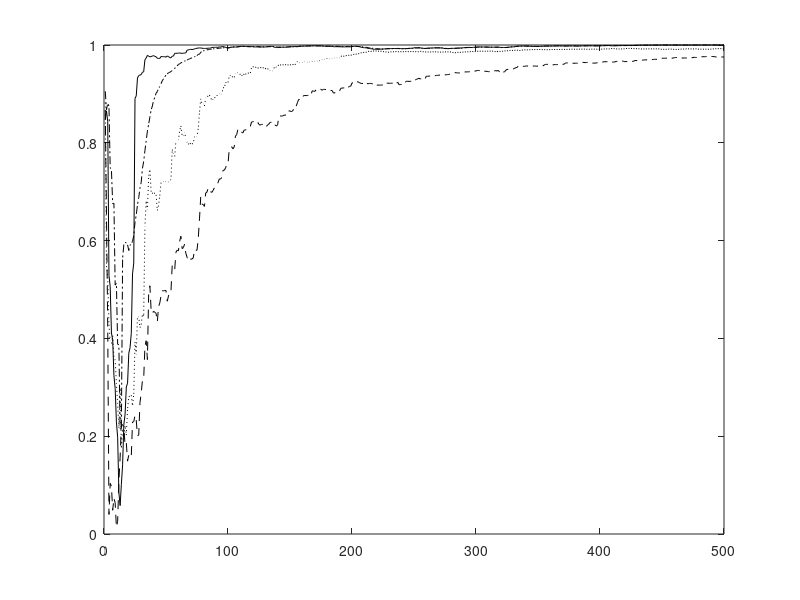

The MATLAB source for this figure: (Note: this script raises an error after producing the figure.)
% Speedup of the Adaptive EVD Algorithm 
% Compare Our Steepest Descent, Yang's PASTd, Bannour/Sadjadi's RLS, Fu/Dowling's CGET1

function evdW;

clear all; close all; 

% Number of samples N and dimension D
nSamples = 500;
nDim = 10;
nEA = 4;
nEpochs = 1;
randn('state',0);
rand('state',0);

% Generate the covX random matrices
if 0
covX = ...
[ 0.0910   0.0380  -0.0530  -0.0050   0.0100  -0.1360   0.1550   0.0300   0.0020   0.0320 ; ...
  0.0380   0.3730   0.0180  -0.0280  -0.0110  -0.3670   0.1540  -0.0570  -0.0310  -0.0650 ; ...
 -0.0530   0.0180   1.4300   0.0170   0.0550  -0.4500  -0.0380  -0.2980  -0.0410  -0.0300 ; ...
 -0.0050  -0.0280   0.0170   0.0840  -0.0050   0.0160   0.0420  -0.0220   0.0010   0.0050 ; ...
  0.0100  -0.0110   0.0550  -0.0050   0.0710   0.0880   0.0580  -0.0690  -0.0080   0.0030 ; ...
 -0.1360  -0.3670  -0.4500   0.0160   0.0880   5.7200  -0.5440  -0.2480   0.0050   0.0950 ; ...
  0.1550   0.1540  -0.0380   0.0420   0.0580  -0.5440   2.7500  -0.3430  -0.0110  -0.1200 ; ...
  0.0300  -0.0570  -0.2980  -0.0220  -0.0690  -0.2480  -0.3430   1.4500   0.0780   0.0280 ; ...
  0.0020  -0.0310  -0.0410   0.0010  -0.0080   0.0050  -0.0110   0.0780   0.0670   0.0150 ; ...
  0.0320  -0.0650  -0.0300   0.0050   0.0030   0.0950  -0.1200   0.0280   0.0150   0.3410 ];

covX = ...
[ 0.4270   0.0110  -0.0050  -0.0250   0.0890  -0.0790  -0.0190   0.0740   0.0890   0.0050 ; ...
  0.0110   5.6900  -0.0690  -0.2820  -0.7310   0.0900  -0.1240   0.1000   0.4320  -0.1030 ; ...
 -0.0050  -0.0690   0.0800   0.0980   0.0450  -0.0410   0.0230   0.0220  -0.0350   0.0120 ; ...
 -0.0250  -0.2820   0.0980   2.8000  -0.1070   0.1500  -0.1930   0.0950  -0.2260   0.0460 ; ...
  0.0890  -0.7310   0.0450  -0.1070   3.4400   0.2530   0.2510   0.3160   0.0390  -0.0100 ; ...
 -0.0790   0.0900  -0.0410   0.1500   0.2530   2.2700  -0.1800   0.2950  -0.0390  -0.1130 ; ...
 -0.0190  -0.1240   0.0230  -0.1930   0.2510  -0.1800   0.3270   0.0270   0.0260  -0.0160 ; ...
  0.0740   0.1000   0.0220   0.0950   0.3160   0.2950   0.0270   0.7270  -0.0960  -0.0170 ; ...
  0.0890   0.4320  -0.0350  -0.2260   0.0390  -0.0390   0.0260  -0.0960   0.7150  -0.0090 ; ...
  0.0050  -0.1030   0.0120   0.0460  -0.0100  -0.1130  -0.0160  -0.0170  -0.0090   0.0650 ];

covX = ...
[ 0.3350   0.0260  -0.0510  -0.0120   0.0790   0.0170   0.0290   0.0080   0.0770  -0.0300 ; ...
  0.0260   0.0910   0.0110  -0.0100   0.0060  -0.0140  -0.0020  -0.0230   0.0110   0.0350 ; ...
 -0.0510   0.0110   0.0780   0.0000   0.0160   0.0030   0.0300  -0.0350  -0.0030  -0.0490 ; ...
 -0.0120  -0.0100   0.0000   0.0820  -0.0030  -0.0260  -0.0250  -0.0290  -0.0150   0.0250 ; ...
  0.0790   0.0060   0.0160  -0.0030   0.7970   0.1940  -0.0370  -0.0230   0.0590  -0.1450 ; ...
  0.0170  -0.0140   0.0030  -0.0260   0.1940   1.5000   0.0140  -0.1040   0.1140  -0.2290 ; ...
  0.0290  -0.0020   0.0300  -0.0250  -0.0370   0.0140   0.2770  -0.0300  -0.0770  -0.0510 ; ...
  0.0080  -0.0230  -0.0350  -0.0290  -0.0230  -0.1040  -0.0300   0.3170   0.0220   0.0100 ; ...
  0.0770   0.0110  -0.0030  -0.0150   0.0590   0.1140  -0.0770   0.0220   0.5380   0.0340 ; ...
 -0.0300   0.0350  -0.0490   0.0250  -0.1450  -0.2290  -0.0510   0.0100   0.0340   0.6680 ];

covX = ...
[ 0.0840  -0.0120   0.0010   0.0150  -0.0040   0.0240  -0.0110   0.0270   0.0730  -0.0120 ; ...
 -0.0120   0.7930   0.0000   0.1970   0.0310  -0.0260   0.0500   0.0790   0.1450  -0.0270 ; ...
  0.0010   0.0000   0.0660  -0.0230   0.0110  -0.0170   0.0390  -0.0020   0.0170  -0.0040 ; ...
  0.0150   0.1970  -0.0230   0.7280  -0.0030  -0.0150   0.1210   0.0900   0.0800   0.0410 ; ...
 -0.0040   0.0310   0.0110  -0.0030   0.0800  -0.0010  -0.0070   0.0230  -0.0140  -0.0230 ; ...
  0.0240  -0.0260  -0.0170  -0.0150  -0.0010   0.3360  -0.1470  -0.0370   0.3020  -0.0520 ; ...
 -0.0110   0.0500   0.0390   0.1210  -0.0070  -0.1470   1.4500  -0.1320  -0.2300  -0.1370 ; ... 
  0.0270   0.0790  -0.0020   0.0900   0.0230  -0.0370  -0.1320   0.3200   0.2380   0.0170 ; ...
  0.0730   0.1450   0.0170   0.0800  -0.0140   0.3020  -0.2300   0.2380   2.9300  -0.0570 ; ...
 -0.0120  -0.0270  -0.0040   0.0410  -0.0230  -0.0520  -0.1370   0.0170  -0.0570   0.3040 ];

covX = ...
[ 0.0900   0.0010  -0.0080  -0.1910  -0.0070   0.0410  -0.0300  -0.0580   0.0220   0.0320 ; ...
  0.0010   0.0920  -0.0110   0.0080  -0.0140  -0.0020   0.0120  -0.0100  -0.0210  -0.0020 ; ...
 -0.0080  -0.0110   0.0820   0.0820   0.0140  -0.0200  -0.0580   0.1050   0.0040   0.0230 ; ...
 -0.1910   0.0080   0.0820   5.6800  -0.0960  -0.0150   0.6460   0.2190  -0.2380   0.2180 ; ...
 -0.0070  -0.0140   0.0140  -0.0960   0.0760  -0.0350  -0.0400  -0.0230   0.0270  -0.0140 ; ...
  0.0410  -0.0020  -0.0200  -0.0150  -0.0350   0.4580   0.1380  -0.2510   0.0120   0.0390 ; ...
 -0.0300   0.0120  -0.0580   0.6460  -0.0400   0.1380   1.8200  -0.1830  -0.0020   0.1170 ; ...
 -0.0580  -0.0100   0.1050   0.2190  -0.0230  -0.2510  -0.1830   4.0700  -0.4640   0.1470 ; ...
  0.0220  -0.0210   0.0040  -0.2380   0.0270   0.0120  -0.0020  -0.4640   0.2630   0.0540 ; ...
  0.0320  -0.0020   0.0230   0.2180  -0.0140   0.0390   0.1170   0.1470   0.0540   0.3870 ];

covX = 20*[0.091 0.038 -.053 -.005 0.010; ...
           0.038 0.373 0.018 -.028 -.011; ...
           -.053 0.018 1.430 0.017 0.055; ...
           -.005 -.028 0.017 0.084 -.005; ...
           0.010 -.011 0.055 -.005 0.071];
end

covX = 2*...
[ 0.0910   0.0380  -0.0530  -0.0050   0.0100  -0.1360   0.1550   0.0300   0.0020   0.0320 ; ...
  0.0380   0.3730   0.0180  -0.0280  -0.0110  -0.3670   0.1540  -0.0570  -0.0310  -0.0650 ; ...
 -0.0530   0.0180   1.4300   0.0170   0.0550  -0.4500  -0.0380  -0.2980  -0.0410  -0.0300 ; ...
 -0.0050  -0.0280   0.0170   0.0840  -0.0050   0.0160   0.0420  -0.0220   0.0010   0.0050 ; ...
  0.0100  -0.0110   0.0550  -0.0050   0.0710   0.0880   0.0580  -0.0690  -0.0080   0.0030 ; ...
 -0.1360  -0.3670  -0.4500   0.0160   0.0880   5.7200  -0.5440  -0.2480   0.0050   0.0950 ; ...
  0.1550   0.1540  -0.0380   0.0420   0.0580  -0.5440   2.7500  -0.3430  -0.0110  -0.1200 ; ...
  0.0300  -0.0570  -0.2980  -0.0220  -0.0690  -0.2480  -0.3430   1.4500   0.0780   0.0280 ; ...
  0.0020  -0.0310  -0.0410   0.0010  -0.0080   0.0050  -0.0110   0.0780   0.0670   0.0150 ; ...
  0.0320  -0.0650  -0.0300   0.0050   0.0030   0.0950  -0.1200   0.0280   0.0150   0.3410 ];
    
% Compute data
[V1,D1] = eig(covX);
[d,in] = sort(diag(D1));
V = zeros(nDim,nDim);
D = zeros(nDim,nDim);
for i = 1 : nDim
   V(:,i) = V1(:,in(nDim+1-i));
   D(i,i) = D1(in(nDim+1-i),in(nDim+1-i));
end
x(1:nDim,1:nSamples) = V*sqrt(D)*randn(nDim,nSamples);

% Compute Corrl matrix and eigen vectors
corX = zeros(nDim,nDim);
for i = 1 : nSamples
   corX = corX + x(:,i)*x(:,i)'/nSamples;
end
[V1,D1] = eig(corX);
[di,in] = sort(diag(D1));
V = zeros(nDim,nDim);
D = zeros(nDim,nDim);
for i = 1 : nDim
   V(:,i) = V1(:,in(nDim+1-i));
   D(i,i) = D1(in(nDim+1-i),in(nDim+1-i));
end
corX
V
diag(D)'

% Initial Values for Steepest Descent and Xu's Alg.
A = zeros(nDim,nDim);
W1 = 0.1 * ones(nDim,nEA);
I  = eye(nDim,nDim);

% Initial Values for PASTd
W2 = 0.1 * ones(nDim,nEA);
d = 0.2*ones(1,nEA);
y = zeros(1,nEA);
E = zeros(nDim,nEA);
XX = zeros(nDim,nEA+1);
beta = 1.0;

% Initial Values of RLS - Bannour/Sadjadi
W3 = 0.1 * ones(nDim,nEA);
h = zeros(1,nEA);
K = zeros(1,nEA);
P = ones(1,nEA);
dd = zeros(nDim,1);

% Initial Values of CGET1
W4 = 0.1*ones(nDim,nDim);
lambda = zeros(1,nEA);
Residue = zeros(nDim,nEA);
PP = zeros(nDim,nEA);
XX = zeros(nDim,nEA);
for i = 1 : nEA
   A = x(:,1) * x(:,1)';
   lambda(i) = W4(:,i)' * A * W4(:,i);
   Residue(:,i) = lambda(i)*W4(:,i) - A*W4(:,i);
   PP(:,i) = Residue(:,i)/norm(Residue(:,i));
end

for epoch = 1 : nEpochs
   for iter = 1 : nSamples
      
      Ak = x(:,iter) * x(:,iter)';
      A = A + (1.0/(nSamples*(epoch-1) + iter))*(Ak - A);
      
      % Steepest Descent
      G = (-2*A*W1 + A*W1*triu(W1'*W1) + W1*triu(W1'*A*W1));
      for i = 1 : nEA
         g = G(:,i);
         w = W1(:,i);
         M = zeros(nDim,nDim);
         for k = 1 : i-1
            M = M + (A*W1(:,k)*W1(:,k)' + W1(:,k)*W1(:,k)'*A);
         end
         
         F = - 2*A + 2*A*w*w' + 2*w*w'*A + A*(w'*w) + (w'*A*w)*I  +  M;
      	a0 = g'*g;
      	a1 = - g'*F*g;
      	a2 = 3*((w'*A*g)*(g'*g) + (g'*A*g)*(w'*g));
      	a3 = - 2*(g'*A*g)*(g'*g);
      	c = [a3 a2 a1 a0];
         rts = roots(c);
         
         clear rs; clear r; clear J;
         cnt = 1; 
         for k = 1 : 3
            if isreal(rts(k))
               rs(cnt) = rts(k);
            	r = w - rts(k)*g;
               J(cnt) = (-2*r'*A*r + r'*A*r*r'*r + r'*M*r);
               cnt = cnt + 1;
            end
         end
         [yy, iyy] = min(J);
         alpha = rs(iyy);
         
         w = w - alpha * g;
		  	W1(:,i) = w;
        end
        
      % PASTd - Yang
      XX(:,1) = x(:,iter);
      for i = 1 : nEA
         y(i) = W2(:,i)' * XX(:,i);
         d(i) = beta * d(i) + y(i)^2;
         E(:,i) = XX(:,i) - W2(:,i)*y(i);
         W2(:,i) = W2(:,i) + E(:,i)*(y(i)/d(i));
         XX(:,i+1) = XX(:,i) - W2(:,i)*y(i);
      end
      
      % RLS - Bannour/Sadjadi
      for i = 1 : nEA
         h(i) = W3(:,i)' * x(:,iter);
         K(i) = (P(i)*h(i)) / (1 + h(i)^2 * P(i));
			dd = zeros(nDim,1);
         for j = 1 : i-1
            dd = dd + h(j)*W3(:,j);
         end
         W3(:,i) = W3(:,i) + K(i)*(x(:,iter) - dd - h(i)*W3(:,i));
         P(i) = (1-K(i)*h(i))*P(i);
      end
      
      % CGET1 - Fu/Dowling
      for i = 1 : nEA
         if (PP(:,i)'*A*PP(:,i)) == 0
            iter
            i
            (PP(:,i)'*A*PP(:,i))
            keyboard
         end
         qq(i) = (Residue(:,i)'*A*PP(:,i)) / (PP(:,i)'*A*PP(:,i));
         PP(:,i) = Residue(:,i) - qq(i)*PP(:,i);
         DD = zeros(nDim,nDim);
         for j = 1 : i-1
            DD = DD + W4(:,j)*W4(:,j)';
         end
         BB = I - DD;
         AA = BB'*A*BB;
         lx = W4(:,i)'*AA*W4(:,i);
         ax = W4(:,i)'*AA*PP(:,i);
         bx = PP(:,i)'*AA*PP(:,i);
         ex = W4(:,i)'*BB*W4(:,i);
         cx = W4(:,i)'*BB*PP(:,i);
         dx = PP(:,i)'*BB*PP(:,i);
         fx = bx*ex - lx*dx;
         gx = ax*ex - lx*cx;
         hx = bx*cx - ax*dx;
         if hx == 0
            hx
            keyboard
         end
         tx = (-fx - sqrt(fx^2 - 4*hx*gx))/(2*hx);
         XX(:,i) = W4(:,i) + tx*PP(:,i);
         W4(:,i) = BB*XX(:,i)/sqrt(XX(:,i)'*BB*XX(:,i));
         lambda(i) = W4(:,i)'*A*W4(:,i);
         Residue(:,i) = lambda(i)*W4(:,i)-A*W4(:,i);
      end
      
      
      % Compute direction cosine
      for i = 1 : nEA      
      	u1 = W1(:,i)/norm(W1(:,i));
      	u2 = W2(:,i)/norm(W2(:,i));
      	u3 = W3(:,i)/norm(W3(:,i));
      	u4 = W4(:,i)/norm(W4(:,i));
      	cos_t1(i,iter) = abs(u1'*V(:,i));
         cos_t2(i,iter) = abs(u2'*V(:,i));
         cos_t3(i,iter) = abs(u3'*V(:,i));
         cos_t4(i,iter) = abs(u4'*V(:,i));
      end
      ind(iter) = iter;
   end
end

% Plot the convergence results
figure(1);
plot(ind,cos_t1(1,:),'k-'); hold on;
plot(ind,cos_t2(1,:),'k:'); hold on;
plot(ind,cos_t3(1,:),'k--'); hold on;
plot(ind,cos_t4(1,:),'k-.'); hold on;
legend('Steepest Descent','PASTd','RLS','CGET1',0);
xlabel('Number of Samples');
ylabel('Direction Cosine - Component 1');
hold off;

% Plot the convergence results
figure(2);
plot(ind,cos_t1(2,:),'k-'); hold on;
plot(ind,cos_t2(2,:),'k:'); hold on;
plot(ind,cos_t3(2,:),'k--'); hold on;
plot(ind,cos_t4(2,:),'k-.'); hold on;
legend('Steepest Descent','PASTd','RLS','CGET1',0);
xlabel('Number of Samples');
ylabel('Direction Cosine - Component 2');
hold off;

% Plot the convergence results
figure(3);
plot(ind,cos_t1(3,:),'k-'); hold on;
plot(ind,cos_t2(3,:),'k:'); hold on;
plot(ind,cos_t3(3,:),'k--'); hold on;
plot(ind,cos_t4(3,:),'k-.'); hold on;
legend('Steepest Descent','PASTd','RLS','CGET1',0);
xlabel('Number of Samples');
ylabel('Direction Cosine - Component 3');
hold off;

% Plot the convergence results
figure(4);
plot(ind,cos_t1(4,:),'k-'); hold on;
plot(ind,cos_t2(4,:),'k:'); hold on;
plot(ind,cos_t3(4,:),'k--'); hold on;
plot(ind,cos_t4(4,:),'k-.'); hold on;
legend('Steepest Descent','PASTd','RLS','CGET1',0);
xlabel('Number of Samples');
ylabel('Direction Cosine - Component 4');
hold off;


%keyboard




  